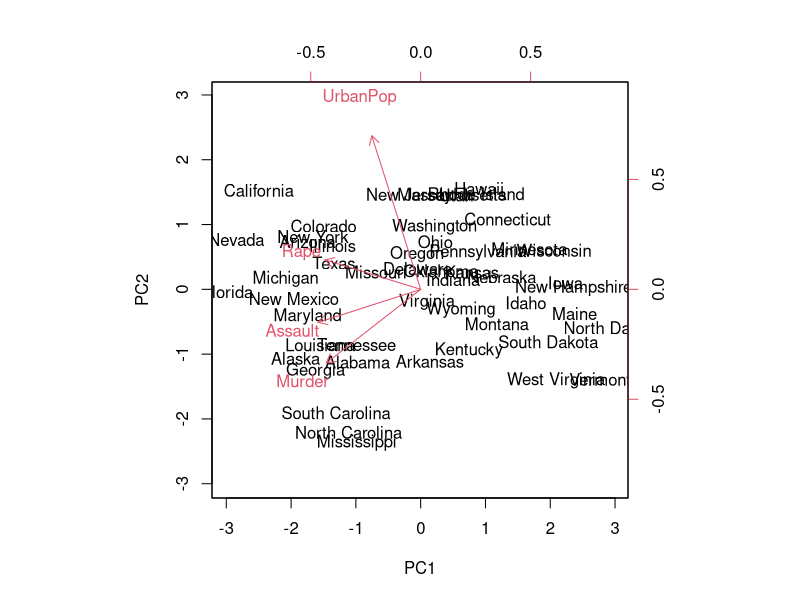
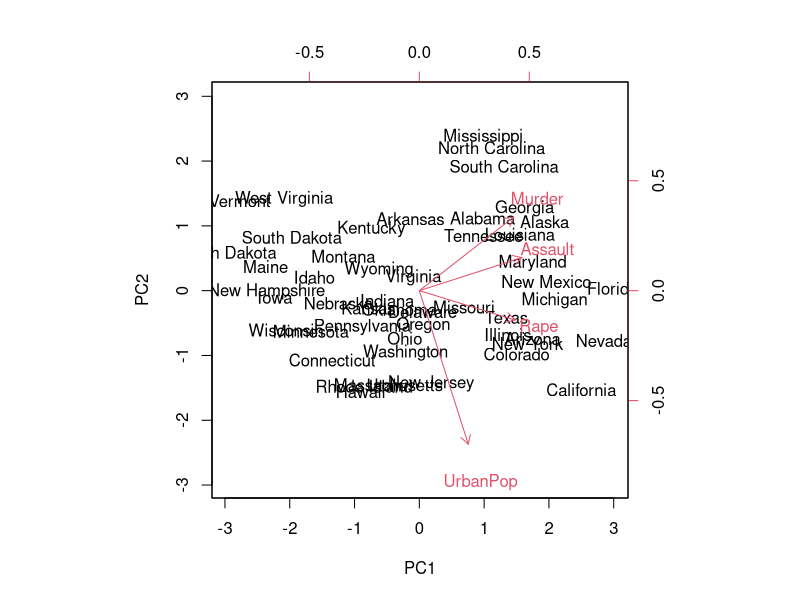
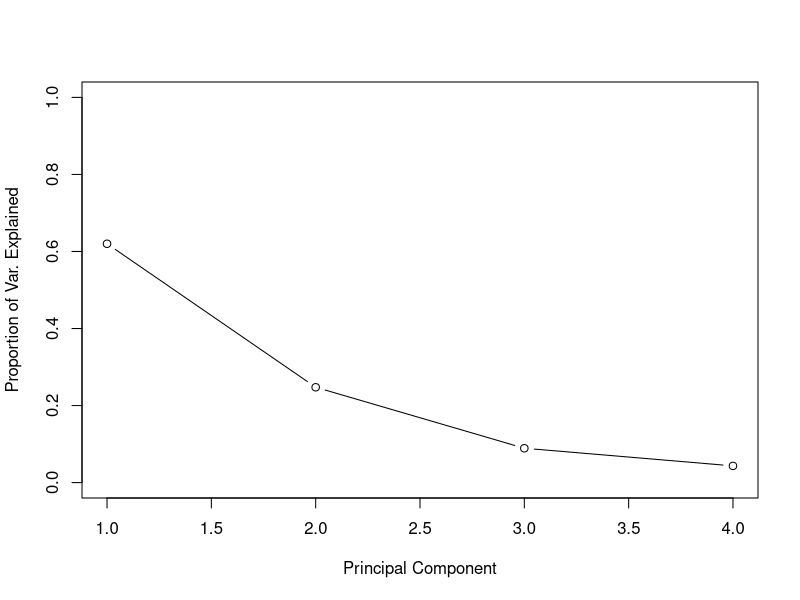
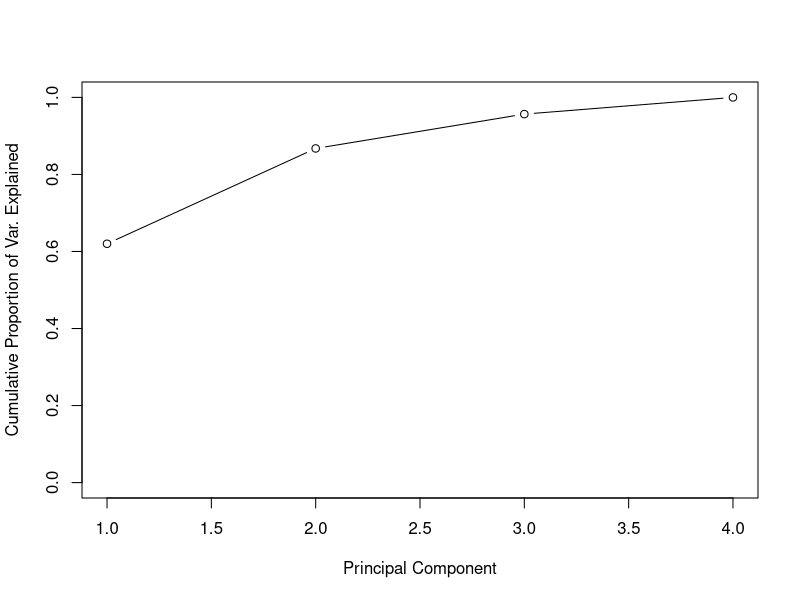

The R script that drew these images, in order:
# In this lab, we will perform Principal Components Analysis on
# the USArrests built-in data set
states <- row.names(USArrests)

# check the mean of each column
# 2 in the parameter list implies to take the mean of columns
# where 1 would have implied to check means of the rows
apply(USArrests, 2, mean)

# examine the variances in the same way
apply(USArrests, 2, var)

# always! -> standardize the variables to have mean zero
# and standard deviation one before performing PCA

# perform PCA using built-in R function, prcomp()
pr.out <- prcomp(USArrests, scale=TRUE)
names(pr.out)

# center -> means and standard deviations 
#   of the variables that were used for scaling prior to implementing PCA
# rotation -> matrix that provides the principal component loadings;
#   each column of pr.out$rotation contains the corresponding principal component
#   loading vector.
pr.out$rotation

# x -> 50 by 4 matrix of the principals component scores (vectors)
dim(pr.out$x)

# plot the first two principal components
# scale = 0 -> ensures that the arrows are scale to represent the loadings
biplot(pr.out, scale=0)

# we can find a mirror image of it by changing the sign (as in figure 10.1)
pr.out$rotation <- -pr.out$rotation
pr.out$x <- -pr.out$x
biplot(pr.out, scale=0)

# prcomp() also outputs the standard deviation of each principal component
pr.out$sdev

# let's check variance explained of each of these principal components
pr.var <- pr.out$sdev^2

# let's check the proportion of variance explained
# checking by dividing variance of each component by the total variance explained
pve <- pr.var / sum(pr.var)
pve
# First Principal Component explains ~62%, 2nd - ~25%, etc.

# Plot the PVE explained by each component as well as cumulative PVE
plot(pve, xlab="Principal Component", ylab="Proportion of Var. Explained",
     ylim=c(0,1), type="b")
plot(cumsum(pve), xlab="Principal Component", ylab="Cumulative Proportion of Var. Explained",
     ylim=c(0,1), type="b")

# cumsum() computes the cumulative sum of the elements of a numeric vector
# for instance: 
a <- c(1, 2, 8, -3)
cumsum(a)
